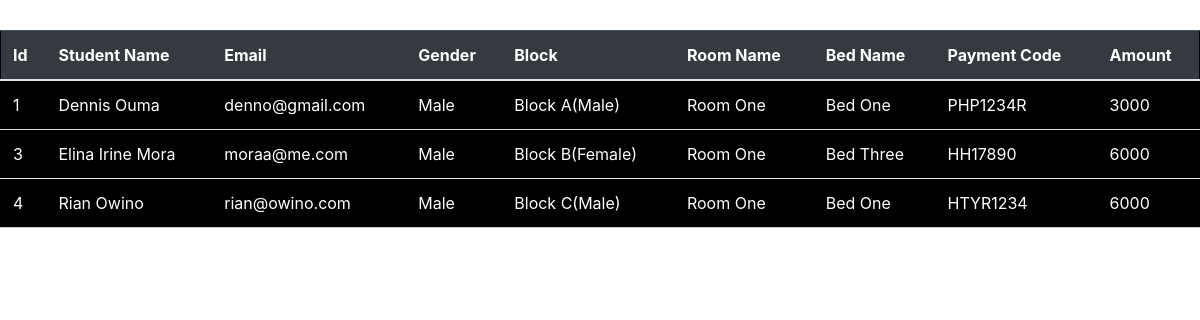
The page /view.php on the database its author committed.
### tables this page shows
CREATE TABLE `book` (
  `id` int(11) NOT NULL,
  `name` varchar(50) NOT NULL,
  `email` varchar(50) NOT NULL,
  `gender` varchar(50) NOT NULL,
  `block` varchar(50) NOT NULL,
  `room` varchar(50) NOT NULL,
  `bed` varchar(50) NOT NULL,
  `method` varchar(50) NOT NULL,
  `code` varchar(50) NOT NULL,
  `amount` int(11) NOT NULL
);

### viewcon.php (called while the page is built, shortened)
<?php
$db = mysqli_connect('localhost', 'root', '', 'bondo');
$results =mysqli_query($db, "SELECT * FROM book");
?>

### view.php (the view, shortened to what this page needs)
<?php include('viewcon.php');
?>
<!DOCTYPE html>
<html lang="en">
<head>
    <link rel="stylesheet" href="style.css">
    <link rel="stylesheet" href="https://cdn.jsdelivr.net/npm/bootstrap@4.6.1/dist/css/bootstrap.min.css ">
</head>
<body>
    <table class="table">
           <thead class="table-dark">
                   <tr>
                   <th>Id</th>
                   <th>Student Name</th>
                   <th>Email</th>
                   <th>Gender</th>
                   <th>Block</th>
                   <th>Room Name</th>
                   <th>Bed Name</th>
                   <th>Payment Code</th>
                   <th>Amount</th>
                   </tr>
          </thead>
          <tbody>
          <?php while($row=mysqli_fetch_array($results)){?>
           <tr>
           <td><?php echo $row['id'];?></td>
           <td><?php echo $row['name'];?></td>
           <td><?php echo $row['email'];?></td>
           <td><?php echo $row['gender'];?></td>
           <td><?php echo $row['block'];?></td>
           <td><?php echo $row['room'];?></td>
           <td><?php echo $row['bed'];?></td>
           <td><?php echo $row['code'];?></td>
           <td><?php echo $row['amount'];?></td>
          <?php }?>
</body>
</html>

### Admin/style.css (style rules this page uses)
body { font-size: 19px; background-color: ghostwhite; }
table { width:50%; margin: 30px auto; text-align: left; border:1px solid black; }
tr { border-bottom: 1px solid #cbcbcb; }
th { width: auto; }
td { border: none; height: 30px; padding: 2px auto; background-color: black; color: white; }

### rows shown on the page
book: id "1", name "Dennis Ouma", email "denno@gmail.com", gender "Male", block "Block A(Male)", room "Room One", bed "Bed One", code "PHP1234R", amount "3000"
book: id "3", name "Elina Irine Mora", email "moraa@me.com", gender "Male", block "Block B(Female)", room "Room One", bed "Bed Three", code "HH17890", amount "6000"
book: id "4", name "Rian Owino", email "rian@owino.com", gender "Male", block "Block C(Male)", room "Room One", bed "Bed One", code "HTYR1234", amount "6000"
